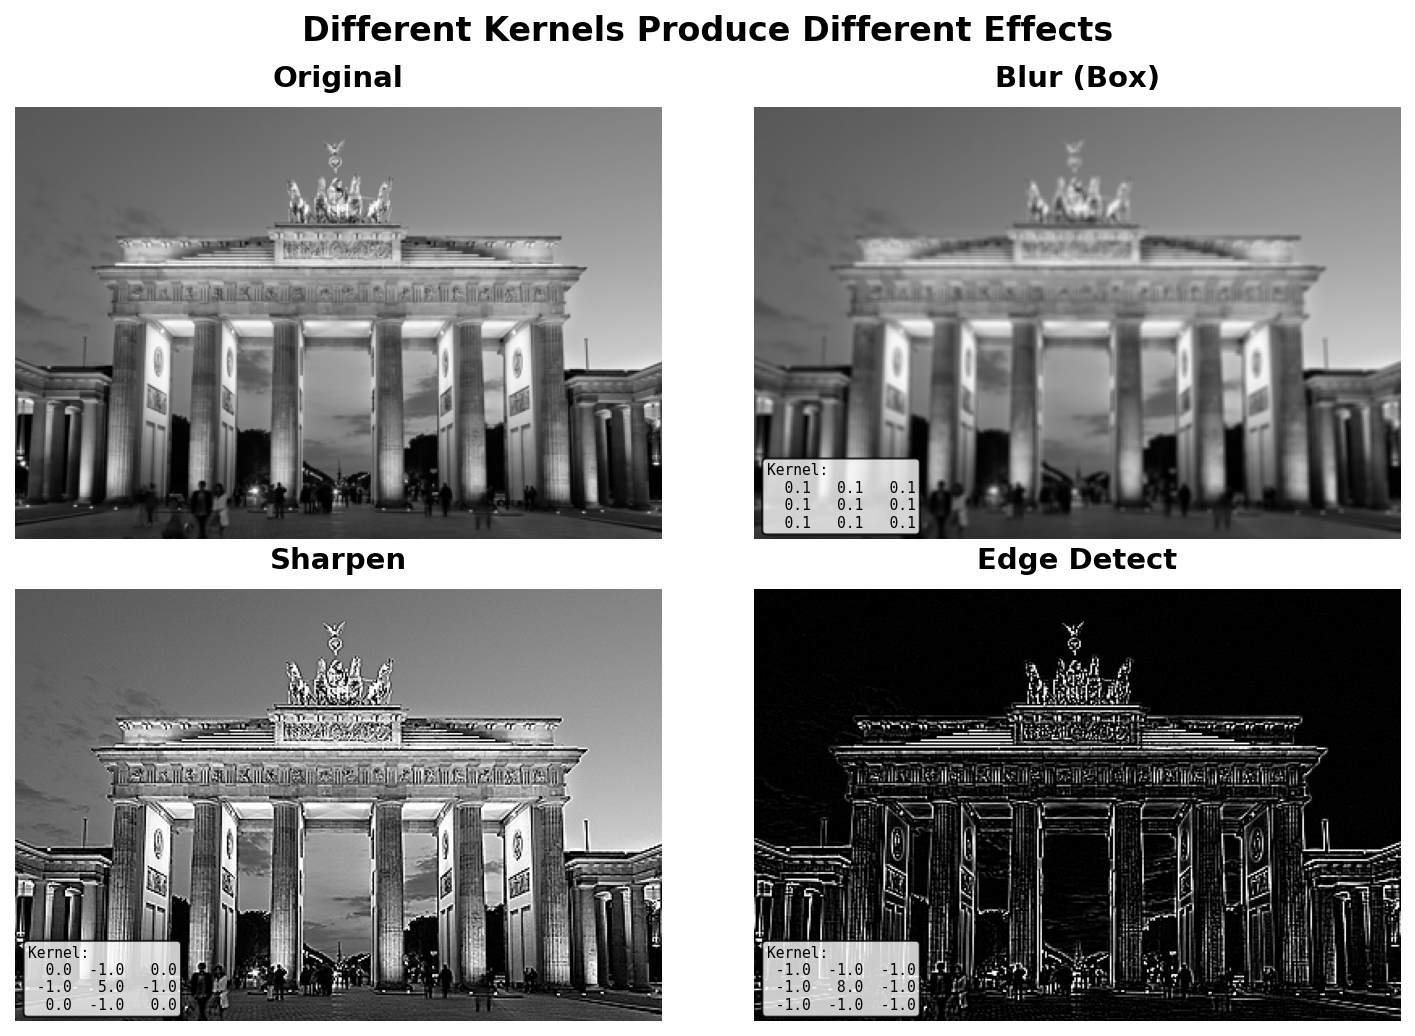

Generate this figure with Python:
"""
Kernel Effects Comparison

Demonstrates how different convolution kernels produce different effects
on a real photograph (Brandenburg Gate):
- Identity: No change (passes through original)
- Blur: Smooths edges by averaging neighbors
- Sharpen: Enhances edges by emphasizing center pixel
- Edge Detection: Highlights boundaries between light and dark

Implementation inspired by:
- SciPy ndimage.convolve documentation
  https://docs.scipy.org/doc/scipy/reference/generated/scipy.ndimage.convolve.html
- OpenCV filter2D tutorial
  https://docs.opencv.org/4.x/d4/d13/tutorial_py_filtering.html
- Gonzalez, R.C. and Woods, R.E. (2018). Digital Image Processing, 4th ed.
  Chapter 3: Intensity Transformations and Spatial Filtering
"""

import numpy as np
import matplotlib.pyplot as plt
from PIL import Image
import os

# =============================================================================
# Step 1: Load the Brandenburg Gate image
# =============================================================================
# Path to the shared Brandenburg Gate image (relative from this directory)
IMAGE_PATH = '../../../../../_static/images/bbtor.jpg'

# Check if the image file exists
if os.path.exists(IMAGE_PATH):
    # Load image and convert to grayscale for convolution
    # Grayscale simplifies processing: one channel instead of three (RGB)
    img = Image.open(IMAGE_PATH).convert('L')

    # Resize for faster processing while maintaining aspect ratio
    # Original is 1920x1280, we scale down to ~400px width
    img = img.resize((400, 267))

    # Convert to numpy array with float64 for precision during convolution
    # Float64 prevents integer overflow when kernel values are multiplied
    canvas = np.array(img, dtype=np.float64)
    print(f"Loaded Brandenburg Gate image: {canvas.shape[1]}x{canvas.shape[0]} pixels")
else:
    # Fallback: create a synthetic test image if Brandenburg not found
    print(f"Warning: Image not found at {IMAGE_PATH}")
    print("Creating synthetic test pattern as fallback...")

    SIZE = 267
    canvas = np.zeros((SIZE, 400), dtype=np.float64)

    # Add a white rectangle
    canvas[40:80, 30:90] = 255

    # Add a white circle
    center_y, center_x = 120, 60
    for y in range(SIZE):
        for x in range(400):
            distance = np.sqrt((x - center_x)**2 + (y - center_y)**2)
            if distance < 30:
                canvas[y, x] = 255

    # Add a gradient region
    canvas[40:160, 120:180] = np.tile(np.linspace(0, 255, 60), (120, 1))

# =============================================================================
# Step 2: Define different kernels
# =============================================================================
# Each kernel produces a different effect based on its weight distribution.
# The kernel slides over the image, computing weighted sums at each position.

kernels = {
    'Original': None,  # Special case - no convolution applied

    # Blur kernel: All weights equal, averages the 3x3 neighborhood
    # Dividing by 9 normalizes the kernel so brightness is preserved
    'Blur (Box)': np.array([
        [1, 1, 1],
        [1, 1, 1],
        [1, 1, 1]
    ], dtype=np.float64) / 9.0,

    # Sharpen kernel: Center weight > 1, negative neighbors
    # This amplifies the center pixel relative to its surroundings
    'Sharpen': np.array([
        [ 0, -1,  0],
        [-1,  5, -1],
        [ 0, -1,  0]
    ], dtype=np.float64),

    # Edge detection (Laplacian): Positive center, negative neighbors
    # Uniform regions become zero; edges (where values change) become bright
    'Edge Detect': np.array([
        [-1, -1, -1],
        [-1,  8, -1],
        [-1, -1, -1]
    ], dtype=np.float64)
}

# =============================================================================
# Step 3: Apply convolution function
# =============================================================================
def apply_convolution(image, kernel):
    """
    Apply a convolution kernel to a grayscale image.

    The convolution operation slides the kernel over every pixel position,
    computes element-wise multiplication with the underlying region,
    and sums the result to produce the output pixel value.

    Parameters:
        image (np.ndarray): 2D array of pixel values (grayscale, float64)
        kernel (np.ndarray): 2D array of kernel weights (e.g., 3x3)

    Returns:
        np.ndarray: Convolved image (same size as input)
    """
    if kernel is None:
        return image.copy()

    kernel_size = kernel.shape[0]
    pad = kernel_size // 2

    # Create output array with same dimensions as input
    output = np.zeros_like(image)

    # Pad the image to handle border pixels
    # 'edge' mode repeats the outermost pixel values outward
    # This avoids black borders in the output
    padded = np.pad(image, pad, mode='edge')

    height, width = image.shape

    # Slide the kernel over every pixel position
    for y in range(height):
        for x in range(width):
            # Extract the region that the kernel covers
            region = padded[y:y + kernel_size, x:x + kernel_size]

            # Element-wise multiplication and sum: this IS convolution
            output[y, x] = np.sum(region * kernel)

    return output

# =============================================================================
# Step 4: Apply each kernel and create comparison grid
# =============================================================================
fig, axes = plt.subplots(2, 2, figsize=(10, 7), dpi=150)
axes = axes.flatten()

for idx, (name, kernel) in enumerate(kernels.items()):
    # Apply convolution with current kernel
    result = apply_convolution(canvas, kernel)

    # Clip values to valid display range [0, 255]
    # Edge detection can produce negative values and values > 255
    result = np.clip(result, 0, 255)

    # Display the result
    axes[idx].imshow(result, cmap='gray', vmin=0, vmax=255)
    axes[idx].set_title(name, fontsize=14, fontweight='bold', pad=10)
    axes[idx].axis('off')

    # Add kernel visualization overlay for non-original images
    if kernel is not None:
        # Format kernel values as a small text block
        kernel_text = '\n'.join([' '.join([f'{v:5.1f}' for v in row])
                                  for row in kernel])
        axes[idx].text(0.02, 0.02, f'Kernel:\n{kernel_text}',
                      transform=axes[idx].transAxes,
                      fontsize=7, fontfamily='monospace',
                      verticalalignment='bottom',
                      bbox=dict(boxstyle='round', facecolor='white', alpha=0.8))

plt.suptitle('Different Kernels Produce Different Effects',
             fontsize=16, fontweight='bold', y=0.98)
plt.tight_layout()
plt.savefig('kernel_effects.png', dpi=150, bbox_inches='tight',
            facecolor='white', edgecolor='none')
plt.close()

print("Kernel effects comparison saved as kernel_effects.png")
print()
print("Effects demonstrated:")
print("  - Original: The input image (no convolution)")
print("  - Blur: Smooths edges by averaging neighbors")
print("  - Sharpen: Enhances edges and details")
print("  - Edge Detect: Highlights boundaries (edges appear white)")
